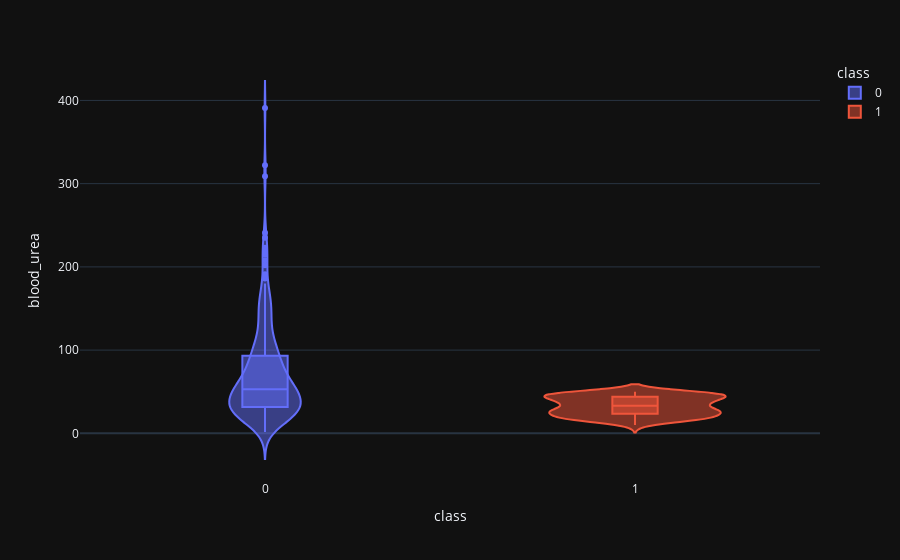

Notebook cell for this chart:
### Code cell
violin('blood_urea')

### Figure 1 — Plotly figure (JSON) as saved in the notebook; plotly's stock layout.template omitted (floating-point values rounded to 4 significant figures; data arrays with more than 128 entries replaced by an {"elided": "..."} marker saying what was removed)
{"data": [{"alignmentgroup": "True", "box": {"visible": true}, "hovertemplate": "class=%{x}<br>blood_urea=%{y}<extra></extra>", "legendgroup": "0", "marker": {"color": "#636efa"}, "name": "0", "offsetgroup": "0", "orientation": "v", "scalegroup": "True", "showlegend": true, "type": "violin", "x": {"elided": "250 int values"}, "x0": " ", "xaxis": "x", "y": {"elided": "250 float values"}, "y0": " ", "yaxis": "y"}, {"alignmentgroup": "True", "box": {"visible": true}, "hovertemplate": "class=%{x}<br>blood_urea=%{y}<extra></extra>", "legendgroup": "1", "marker": {"color": "#EF553B"}, "name": "1", "offsetgroup": "1", "orientation": "v", "scalegroup": "True", "showlegend": true, "type": "violin", "x": {"elided": "150 int values"}, "x0": " ", "xaxis": "x", "y": {"elided": "150 int values"}, "y0": " ", "yaxis": "y"}], "layout": {"legend": {"title": {"text": "class"}, "tracegroupgap": 0}, "margin": {"t": 60}, "violinmode": "overlay", "xaxis": {"anchor": "y", "categoryarray": [0, 1], "categoryorder": "array", "domain": [0, 1], "title": {"text": "class"}}, "yaxis": {"anchor": "x", "domain": [0, 1], "title": {"text": "blood_urea"}}}}
